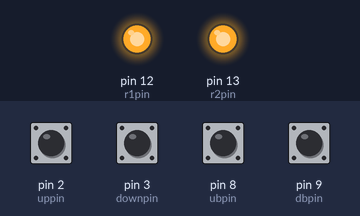
Recording of a sketch running on a simulated Arduino Uno, built with avr-gcc and run on an emulated ATmega328P. On the bench: output pins drawn as LEDs (lit = HIGH). Inputs (shaded band) come from the test bench; at power-on: pin 2 (uppin), pin 3 (downpin), pin 8 (ubpin), pin 9 (dbpin) HIGH.

Above: at 1.2 s.
1.3 s: pin 8 (ubpin) pulled LOW for 0.15 s
At 1.6 s:
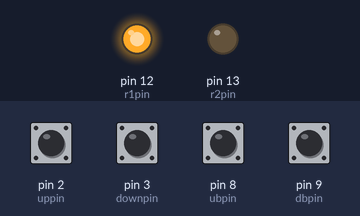
2.9 s: pin 2 (uppin) pulled LOW for 0.15 s
At 4.1 s:
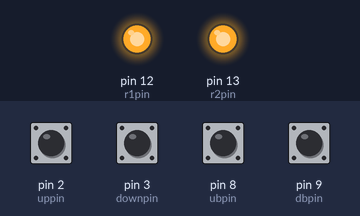
4.5 s: pin 9 (dbpin) pulled LOW for 0.15 s
At 5.3 s:
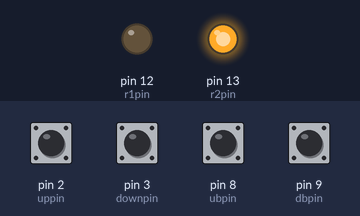
6.1 s: pin 3 (downpin) pulled LOW for 0.15 s
At 6.5 s:
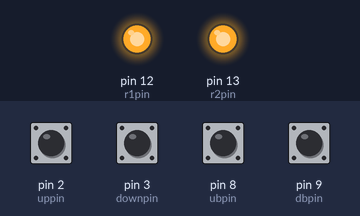
Timing chart, 0 to 8.7 s (numbered marks = the images above; inputs shaded):
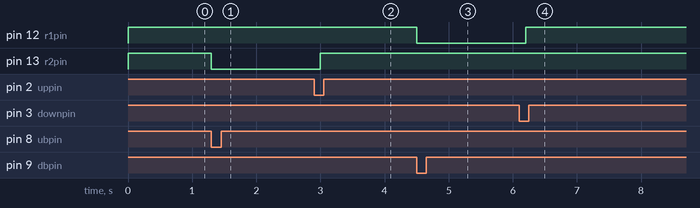

The sketch:

front_cabinet_mechanism_report.ino
```cpp
//**************************************************************************//
//**************************************************************************//
//                     Front cabinet mechanism - SW                         //
//                       Borja Apaolaza Emparanza                           //
//                               May 2019                                   //
//                             MIT Media Lab                                //
//**************************************************************************//
//**************************************************************************//


//Up and down limit switch pins
const int uppin=2;
const int downpin=3;

//Up and down button pins
const int ubpin=8;
const int dbpin=9;

//Relay pins
const int r1pin=12;
const int r2pin=13;

// Initialize limit switches' values as HIGH
int upvalue=HIGH;
int downvalue=HIGH;

// Initialize button states
int ubvalue;
int dbvalue;


void setup() {
  // Button's modes are pullup input(LOW if pressed)
  pinMode(ubpin, INPUT_PULLUP);
  pinMode(dbpin, INPUT_PULLUP);

  // Switches' modes are pullup input
  pinMode(uppin, INPUT_PULLUP);
  pinMode(downpin, INPUT_PULLUP);

  // Relay pins' modes are output
  pinMode(r1pin, OUTPUT);
  pinMode(r2pin, OUTPUT);

  // Relays will start at HIGH
  digitalWrite(r1pin,HIGH);
  digitalWrite(r2pin, HIGH);
}

void loop() {
  // Read input from buttons
  ubvalue=digitalRead(ubpin);
  dbvalue=digitalRead(dbpin);

  //Read input from limit switches
  upvalue=digitalRead(uppin);
  downvalue=digitalRead(downpin);

  if (ubvalue==LOW){
      while (upvalue==HIGH){
           // If upper button is pressed, while the upper limit switch is not pressed, direct polarity is activated
           digitalWrite(r1pin,HIGH);
           digitalWrite(r2pin, LOW);

           // Per turn, the switch's state is checked
           upvalue=digitalRead(uppin);
      }
  }
  else if (dbvalue==LOW){
      while (downvalue==HIGH){
           // This case is analogous and inverse to the previous one
           digitalWrite(r1pin,LOW);
           digitalWrite(r2pin, HIGH);

           downvalue=digitalRead(downpin);
      }
  }
  else{
      // If none of the buttons is pressed, no polarity at the motor.
      digitalWrite(r1pin,HIGH);
      digitalWrite(r2pin, HIGH);
  }

  // Delay 100ms
  delay (100);
}
```

Measured:
- after the input at 1.3 s, pin 13 (r2pin): HIGH → LOW at once
- after the input at 2.9 s, pin 13 (r2pin): LOW → HIGH after 0.10 s
- after the input at 4.5 s, pin 12 (r1pin): HIGH → LOW at once
- after the input at 6.1 s, pin 12 (r1pin): LOW → HIGH after 0.10 s
